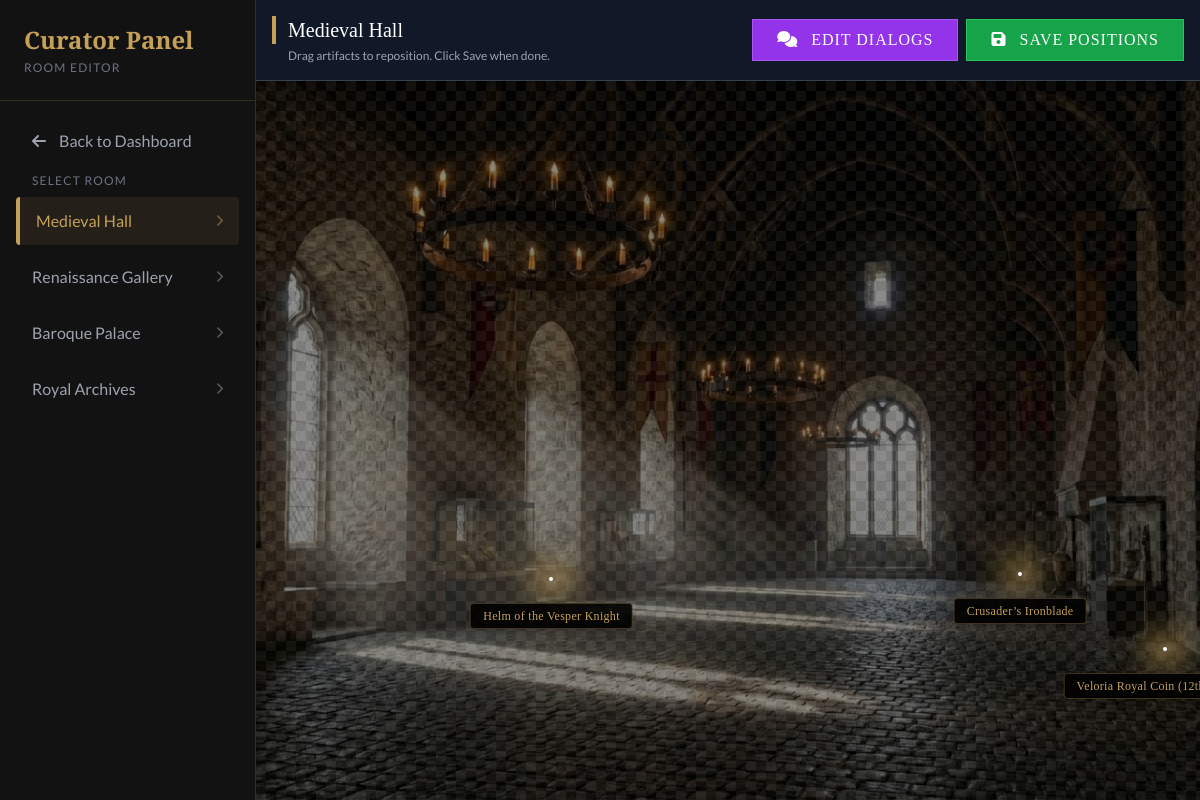
Screenshot of /admin/room_editor.php?room_id=1 (signed in) with the database file from the repository.
### tables this page shows
CREATE TABLE `rooms` (
  `id` int(11) NOT NULL,
  `name` varchar(100) NOT NULL,
  `description` text DEFAULT NULL,
  `min_level` int(11) DEFAULT 1,
  `image_url` varchar(255) DEFAULT NULL,
  `hidden_artifact_name` varchar(100) DEFAULT NULL,
  `hidden_artifact_desc` text DEFAULT NULL,
  `hidden_artifact_image` varchar(255) DEFAULT NULL,
  `hidden_artifact_xp` int(11) DEFAULT 100,
  `professor_dialogs` text DEFAULT NULL
);

CREATE TABLE `artifacts` (
  `id` int(11) NOT NULL,
  `room_id` int(11) DEFAULT NULL,
  `name` varchar(100) NOT NULL,
  `description` text DEFAULT NULL,
  `image_url` varchar(255) DEFAULT NULL,
  `xp_reward` int(11) DEFAULT 50,
  `position_top` varchar(10) DEFAULT NULL,
  `position_left` varchar(10) DEFAULT NULL
);

### admin/room_editor.php (the view, shortened to what this page needs)
<?php
require_once '../app/Config/database.php';
$rooms_result = $conn->query("SELECT * FROM rooms");
$rooms = [];
while($row = $rooms_result->fetch_assoc()) {
    $rooms[] = $row;
}
$selected_room = null;
$artifacts = [];
if (isset($_GET['room_id'])) {
    $room_id = intval($_GET['room_id']);
    $stmt = $conn->prepare("SELECT * FROM rooms WHERE id = ?");
    $stmt->bind_param("i", $room_id);
    $stmt->execute();
    $selected_room = $stmt->get_result()->fetch_assoc();
    $stmt = $conn->prepare("SELECT * FROM artifacts WHERE room_id = ?");
    $stmt->bind_param("i", $room_id);
    $stmt->execute();
    $result = $stmt->get_result();
    while($row = $result->fetch_assoc()) {
        $row['top'] = $row['position_top'] ?? '50%';
        $row['left'] = $row['position_left'] ?? '50%';
        $artifacts[] = $row;
    }
}
include '../public/header.php';
?>
<div class="flex h-screen bg-black overflow-hidden">
    <aside class="w-64 bg-darker-bg border-r border-gold/20 flex flex-col shrink-0 overflow-y-auto z-20">
        <div class="p-6 border-b border-gold/20">
            <h1 class="text-gold font-serif text-2xl font-bold">Curator Panel</h1>
            <p class="text-gray-500 text-xs uppercase tracking-widest mt-1">Room Editor</p>
        </div>
        <nav class="flex-grow p-4 space-y-2">
            <a href="index.php" class="block px-4 py-3 rounded text-gray-400 hover:text-white hover:bg-gray-800 transition">
                <i class="fas fa-arrow-left w-6"></i> Back to Dashboard
            </a>
            <div class="mt-4 mb-2 px-4 text-xs text-gray-500 uppercase tracking-widest">Select Room</div>
            <?php foreach($rooms as $room): ?>
                <a href="?room_id=<?php echo $room['id']; ?>" class="block px-4 py-3 rounded transition flex items-center justify-between <?php echo ($selected_room && $selected_room['id'] == $room['id']) ? 'bg-gold/10 text-gold border-l-4 border-gold' : 'text-gray-400 hover:text-white hover:bg-gray-800'; ?>">
                    <span><?php echo htmlspecialchars($room['name']); ?></span>
                    <i class="fas fa-chevron-right text-xs opacity-50"></i>
                </a>
            <?php endforeach; ?>
        </nav>
    </aside>
    <main class="flex-grow relative flex flex-col h-full">
        <?php if ($selected_room): ?>
            <div class="bg-gray-900 border-b border-gray-700 p-4 flex justify-between items-center z-10 shadow-lg">
                <div>
                    <h2 class="text-white font-serif text-xl border-l-4 border-gold pl-3"><?php echo $selected_room['name']; ?></h2>
                    <p class="text-gray-400 text-xs mt-1 ml-4">Drag artifacts to reposition. Click Save when done.</p>
                </div>
                <div class="flex gap-2">
                    <button id="btn-toggle-dialogs" class="btn-museum bg-purple-600 border-purple-500 text-white hover:bg-purple-500">
                        <i class="fas fa-comments mr-2"></i> Edit Dialogs
                    </button>
                    <button id="btn-save" class="btn-museum bg-green-600 border-green-500 text-white hover:bg-green-500">
                        <i class="fas fa-save mr-2"></i> Save Positions
                    </button>
                </div>
            </div>
            <div class="flex-grow relative bg-black overflow-hidden select-none bg-checkered" id="canvas-container">
                <div class="absolute inset-0 bg-cover bg-center pointer-events-none opacity-50"
                     style="background-image: url('<?php echo htmlspecialchars($selected_room['image_url']); ?>');">
                </div>
                <?php foreach ($artifacts as $artifact): ?>
                    <div class="absolute w-12 h-12 cursor-move group artifact-draggable"
                         data-id="<?php echo $artifact['id']; ?>"
                         style="top: <?php echo $artifact['top']; ?>; left: <?php echo $artifact['left']; ?>;">
                        <div class="relative w-12 h-12 flex items-center justify-center">
                            <div class="absolute w-1 h-1 bg-white rounded-full shadow-[0_0_10px_rgba(255,255,255,0.8)] group-hover:w-2 group-hover:h-2 group-hover:shadow-[0_0_30px_rgba(255,255,255,1)] transition-all duration-300"></div>
                            <div class="absolute top-full mt-0 left-1/2 transform -translate-x-1/2 whitespace-nowrap z-50 flex flex-col items-center">
                                <div class="bg-black/90 text-gold text-xs px-3 py-1 rounded border border-gold/30 shadow-lg font-serif tracking-wide">
                                    <?php echo htmlspecialchars($artifact['name']); ?>
                                </div>
                            </div>
                        </div>
                    </div>
                <?php endforeach; ?>
            </div>
        <?php endif; ?>
    </main>
</div>

### public/assets/css/style.css (style rules this page uses)
:root { --color-gold: #c5a059; --color-gold-hover: #e6c885; --color-dark-bg: #1a1a1a; --color-darker-bg: #121212; --color-text: #e0e0e0; --color-parchment: #f0e6d2; }
body { font-family: "Lato", sans-serif; background-color: var(--color-darker-bg); color: var(--color-text); }
h1, h2, h3, h4, h5, h6, .font-serif { font-family: "Abhaya Libre", serif; }
.text-gold { color: var(--color-gold); }
.border-gold { border-color: var(--color-gold); }
.btn-museum { background: transparent; border: 1px solid var(--color-gold); color: var(--color-gold); padding: 0.5rem 1.5rem; transition: all 0.3s ease; font-family: "Cinzel", serif; letter-spacing: 1px; text-transform: uppercase; cursor: pointer; }

### public/header.php (style rules this page uses)
body { background-color: #121212; }

### admin/room_editor.php (style rules this page uses)
.bg-checkered { background-image: linear-gradient(45deg, #1a1a1a 25%, transparent 25%), linear-gradient(-45deg, #1a1a1a 25%, transparent 25%), linear-gradient(45deg, transparent 75%, #1a1a1a 75%), linear-gradient(-45deg, transparent 75%, #1a1a1a 75%); background-size: 20px 20px; background-position: 0 0, 0 10px, 10px -10px, -10px 0px; }

### rows the page displays
rooms: name "Medieval Hall", image_url (picture)
rooms: name "Renaissance Gallery"
rooms: name "Baroque Palace"
rooms: name "Royal Archives"
artifacts: name "Veloria Royal Coin…"
artifacts: name "Helm of the Vesper Knight"
artifacts: name "Crusader’s Ironblade"
